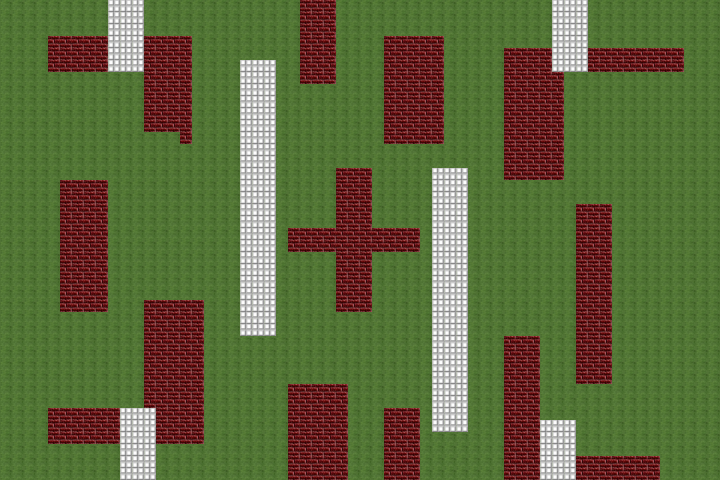

A level layout from a 2D game, rendered from its tile map. Below: a short description, then the map file with tile-grid data replaced by summaries:
An orthogonal 60x40 tile map with 12x12 px tiles, 2 tile layers (background, map).

<map version="1.0" orientation="orthogonal" width="60" height="40" tilewidth="12" tileheight="12">
 <tileset firstgid="1" name="tileset2" tilewidth="12" tileheight="12">
  <image source="tileset2.png" width="36" height="12" />
  <tile id="0">
   <properties>
    <property name="name" value="grass" />
   </properties>
  </tile>
  <tile id="1">
   <properties>
    <property name="name" value="steel" />
   </properties>
  </tile>
  <tile id="2">
   <properties>
    <property name="name" value="wall" />
   </properties>
  </tile>
 </tileset>
 <layer name="background" width="60" height="40">
  <data>[2400 cells, 2400 non-empty, 1 distinct tile ids]</data>
 </layer>
 <layer name="map" width="60" height="40">
  <data>[2400 cells, 711 non-empty, 2 distinct tile ids]</data>
 </layer>
</map>